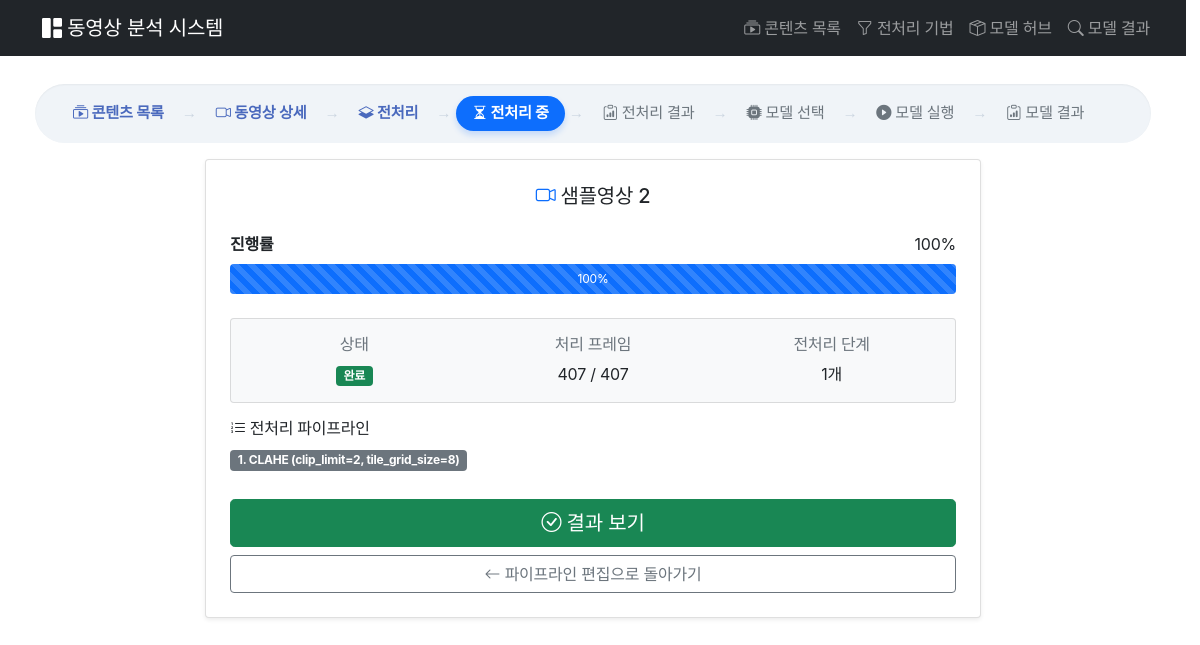
/preprocess/6/progress/, run on the app's committed database.
### contents/models.py (models this page shows, shortened)
class Video(models.Model):
    title = models.CharField(max_length=200, verbose_name="제목")
    description = models.TextField(blank=True, verbose_name="설명")
    file = models.FileField(upload_to=video_upload_path, verbose_name="동영상 파일")
    thumbnail = models.ImageField(
        upload_to=thumbnail_upload_path, blank=True, null=True, verbose_name="썸네일"
    )
    file_size = models.BigIntegerField(default=0, verbose_name="파일 크기")
    uploaded_at = models.DateTimeField(auto_now_add=True, verbose_name="업로드 시간")
    class Meta:
        verbose_name = "동영상"
        verbose_name_plural = "동영상들"
        ordering = ["-uploaded_at"]

### preprocess/models.py (models this page shows, shortened)
class PreprocessingTask(models.Model):
    STATUS_CHOICES = [
        ("ready", "준비"),
        ("pending", "대기 중"),
        ("processing", "처리 중"),
        ("completed", "완료"),
        ("failed", "실패"),
        ("cancelled", "취소됨"),
    ]
    video = models.ForeignKey(
        Video,
        on_delete=models.CASCADE,
        related_name="preprocessing_tasks",
        null=True,
        blank=True,
        verbose_name="동영상",
    )
    image = models.ForeignKey(
        Image,
        on_delete=models.CASCADE,
        related_name="preprocessing_tasks",
        null=True,
        blank=True,
        verbose_name="이미지",
    )
    preprocessing_pipeline = models.JSONField(
        default=list,
        blank=True,
        verbose_name="전처리 파이프라인",
        help_text="적용할 전처리 기법들의 순서와 파라미터"
    )
    status = models.CharField(
        max_length=20,
        choices=STATUS_CHOICES,
        default="pending",
        verbose_name="상태"
    )
    progress = models.IntegerField(
        default=0,
        verbose_name="진행률 (%)"
    )
    current_step = models.CharField(
        max_length=200,
        blank=True,
        null=True,
        default="",
        verbose_name="현재 단계"
    )
    started_at = models.DateTimeField(
        null=True,
        blank=True,
        verbose_name="시작 시간"
    )
    completed_at = models.DateTimeField(
        null=True,
        blank=True,
        verbose_name="완료 시간"
    )
    processed_frames = models.IntegerField(
        default=0,
        verbose_name="처리된 프레임"
    )
    total_frames = models.IntegerField(
        default=0,
        verbose_name="총 프레임"
    )
    output_file_path = models.CharField(
        max_length=500,
        blank=True,
        verbose_name="출력 파일 경로"
    )
    error_message = models.TextField(
        blank=True,
        null=True,
        default="",
        verbose_name="에러 메시지"
    )
    created_at = models.DateTimeField(
        auto_now_add=True,
        verbose_name="생성일"
    )
    updated_at = models.DateTimeField(
        auto_now=True,
        verbose_name="수정일"
    )
    class Meta:
        verbose_name = "전처리 작업"
        verbose_name_plural = "전처리 작업들"
        ordering = ["-created_at"]
    def get_content(self):
        return self.video if self.video else self.image
    def get_content_type(self):
        return "video" if self.video else "image"
    def get_pipeline_display(self):
        if not self.preprocessing_pipeline:
            return []
        from prephub.models import PreprocessingMethod
        result = []
        for step in self.preprocessing_pipeline:
            method_id = step.get("method_id")
            params = step.get("params", {})
            try:
                method = PreprocessingMethod.objects.get(id=method_id)
                display_name = method.name
                if params:
                    param_str = ", ".join([f"{k}={v}" for k, v in params.items()])
                    display_name = f"{display_name} ({param_str})"
                result.append(display_name)
            except PreprocessingMethod.DoesNotExist:
                result.append(f"알 수 없는 기법 (ID: {method_id})")
        return result
    def get_status_display_badge(self):
        status_colors = {
            "ready": "info",
            "pending": "secondary",
            "processing": "primary",
            "completed": "success",
            "failed": "danger",
            "cancelled": "warning",  # ⭐ 추가
        }
        return status_colors.get(self.status, "secondary")

### preprocess/views.py (the view)
class PreprocessingProgressView(View):
    template_name = "preprocess/progress.html"
    def get(self, request, task_id):
        task = get_object_or_404(PreprocessingTask, id=task_id)
        content = task.get_content()
        if not content:
            messages.error(request, "컨텐츠를 찾을 수 없습니다.")
            return redirect("content_list")
        context = {
            "task": task,
            "content": content,
            "content_type": task.get_content_type(),
        }
        return render(request, self.template_name, context)

### preprocess/templates/preprocess/progress.html (shortened to what this page needs)
{% extends 'contents/base.html' %}
{% block breadcrumb_items %}
    <li class="custom-breadcrumb-item">
        {% if content_type == 'image' %}
        <a href="{% url 'image_detail' content.id %}">
            <i class="bi bi-image"></i> 이미지 상세
        </a>
        {% else %}
        <a href="{% url 'video_detail' content.id %}">
            <i class="bi bi-camera-video"></i> 동영상 상세
        </a>
        {% endif %}
    </li>
    <li class="custom-breadcrumb-item">
        <a href="{% url 'preprocess:start_preprocessing' content.id %}">
            <i class="bi bi-layers-half"></i> 전처리
        </a>
    </li>
    <li class="custom-breadcrumb-item active">
        <a href="#">
            <i class="bi bi-hourglass-split"></i> 전처리 중
        </a>
    </li>
    <li class="custom-breadcrumb-item disabled">
        <span class="text-muted">
            <i class="bi bi-clipboard-data"></i> 전처리 결과
        </span>
    </li>
    <li class="custom-breadcrumb-item disabled">
        <span class="text-muted">
            <i class="bi bi-cpu-fill"></i> 모델 선택
        </span>
    </li>
    <li class="custom-breadcrumb-item disabled">
        <span class="text-muted">
            <i class="bi bi-play-circle-fill"></i> 모델 실행
        </span>
    </li>
    <li class="custom-breadcrumb-item disabled">
        <span class="text-muted">
            <i class="bi bi-clipboard-data"></i> 모델 결과
        </span>
    </li>
{% endblock %}
{% block content %}
<div class="container" style="max-width: 800px;">
    <div class="card shadow-sm">
        <div class="card-body p-4">
            <div class="text-center mb-4">
                <h5>
                    {% if content_type == 'video' %}
                        <i class="bi bi-camera-video text-primary"></i>
                    {% else %}
                        <i class="bi bi-image text-success"></i>
                    {% endif %}
                    {{ content.title }}
                </h5>
            </div>
            <div class="mb-4">
                <div class="d-flex justify-content-between mb-2">
                    <span><strong>진행률</strong></span>
                    <span id="progressText">{{ task.progress }}%</span>
                </div>
                <div class="progress" style="height: 30px;">
                    <div id="progressBar"
                         class="progress-bar progress-bar-striped progress-bar-animated"
                         role="progressbar"
                         style="width: {{ task.progress }}%"
                         aria-valuenow="{{ task.progress }}"
                         aria-valuemin="0"
                         aria-valuemax="100">
                        <span id="progressPercent">{{ task.progress }}%</span>
                    </div>
                </div>
            </div>
            <div class="card bg-light mb-3">
                <div class="card-body">
                    <div class="row text-center">
                        <div class="col-md-4">
                            <h6 class="text-muted">상태</h6>
                            <span class="badge bg-{{ task.get_status_display_badge }}" id="statusBadge">
                                {{ task.get_status_display }}
                            </span>
                        </div>
                        {% if content_type == 'video' %}
                        <div class="col-md-4">
                            <h6 class="text-muted">처리 프레임</h6>
                            <p class="mb-0">
                                <span id="processedFrames">{{ task.processed_frames }}</span> /
                                <span id="totalFrames">{{ task.total_frames }}</span>
                            </p>
                        </div>
                        {% endif %}
                        <div class="col-md-4">
                            <h6 class="text-muted">전처리 단계</h6>
                            <p class="mb-0">{{ task.preprocessing_pipeline|length }}개</p>
                        </div>
                    </div>
                </div>
            </div>
            <div class="mb-3">
                <h6><i class="bi bi-list-ol"></i> 전처리 파이프라인</h6>
                <div>
                    {% if task.get_pipeline_display %}
                        {% for step in task.get_pipeline_display %}
                            <span class="badge bg-secondary me-1 mb-1">{{ forloop.counter }}. {{ step }}</span>
                        {% endfor %}
                    {% else %}
                        <span class="text-muted">전처리 없음 (원본 사용)</span>
                    {% endif %}
                </div>
            </div>
            <div class="d-grid gap-2 mt-4" id="buttonContainer">
                {% if task.status == 'completed' %}
                    <button class="btn btn-success btn-lg" onclick="goToResult()">
                        <i class="bi bi-check-circle"></i> 결과 보기
                    </button>
                {% endif %}
                {% if content_type == 'video' %}
                    <a href="{% url 'preprocess:start_preprocessing' content.pk %}?type=video" class="btn btn-outline-secondary">
                        <i class="bi bi-arrow-left"></i> 파이프라인 편집으로 돌아가기
                    </a>
                {% else %}
                    <a href="{% url 'preprocess:start_preprocessing' content.pk %}?type=image" class="btn btn-outline-secondary">
                        <i class="bi bi-arrow-left"></i> 파이프라인 편집으로 돌아가기
                    </a>
                {% endif %}
            </div>
        </div>
    </div>
</div>
{% endblock %}

### contents/templates/contents/base.html (style rules this page uses)
body { padding-top: 60px; }
.custom-breadcrumb-item { display: inline-flex; align-items: center; font-size: 0.95rem; }
.custom-breadcrumb-item:not(.active):not(.disabled) a { color: #4a69bd; font-weight: 600; text-decoration: none; padding: 6px 14px; border-radius: 20px; transition: all 0.3s ease; }
.custom-breadcrumb-item.active a { color: #ffffff !important; background-color: #0d6efd; font-weight: 700; padding: 6px 16px; border-radius: 20px; box-shadow: 0 4px 6px rgba(13, 110, 253, 0.2); text-decoration: none; }
.custom-breadcrumb-item.disabled span { color: #a0aec0; padding: 6px 14px; }
.custom-breadcrumb-item:not(:last-child)::after { content: '→'; font-family: serif; margin-left: 4px; color: #cbd5e0; font-weight: normal; }
body, .accordion-button, .btn, .pipeline-step span { font-family: 'Pretendard Variable', Pretendard, -apple-system, sans-serif !important; letter-spacing: -0.015rem; }
html { scrollbar-gutter: stable; background-color: #ffffff; }

### data on the page
Video: title "샘플영상 2"
PreprocessingTask: progress "100", status "완료", processed_frames "407", total_frames "407", preprocessing_pipeline|length "1"

### other printed values
{{ step }} "CLAHE (clip_limit=2, tile_grid_size=8)"
